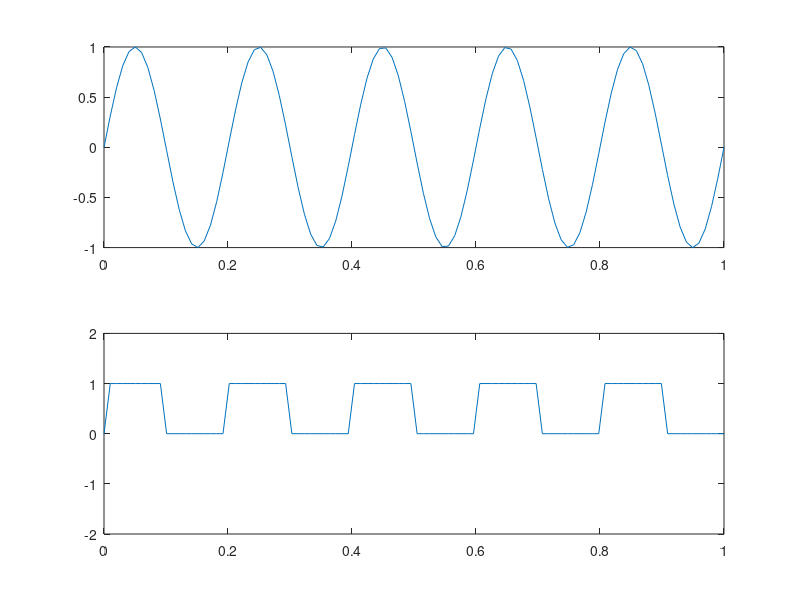

Write the MATLAB code that produced this figure.
%Sine wave to square wave converter
clc
clear all
close all
%Generate the sine wave
A=1;
f=5;
ph=0;
t=linspace(0,1,100);
x=sin(2*pi*f*t+ph);
y=(x>0);
subplot(2,1,1),plot(t,x),
subplot(2,1,2),plot(t,y),axis([0 1 -2 2])
